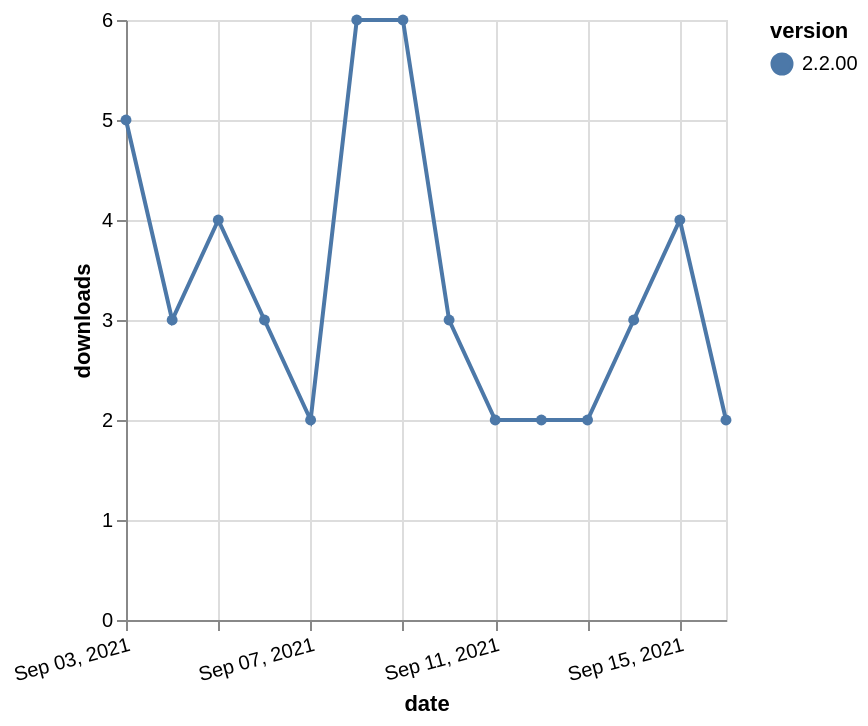

Vega-Lite specification stored for this chart:
### Vega-Lite specification from a JSON file in a GitHub repository (floating-point values rounded to 4 significant figures)
{"$schema": "https://vega.github.io/schema/vega-lite/v5.json", "description": "A simple bar chart with embedded data.", "data": {"values": [{"date": "2021-09-03", "total": 3055, "delta": 5, "version": "2.2.00"}, {"date": "2021-09-04", "total": 3058, "delta": 3, "version": "2.2.00"}, {"date": "2021-09-05", "total": 3062, "delta": 4, "version": "2.2.00"}, {"date": "2021-09-06", "total": 3065, "delta": 3, "version": "2.2.00"}, {"date": "2021-09-07", "total": 3067, "delta": 2, "version": "2.2.00"}, {"date": "2021-09-08", "total": 3073, "delta": 6, "version": "2.2.00"}, {"date": "2021-09-09", "total": 3079, "delta": 6, "version": "2.2.00"}, {"date": "2021-09-10", "total": 3082, "delta": 3, "version": "2.2.00"}, {"date": "2021-09-11", "total": 3084, "delta": 2, "version": "2.2.00"}, {"date": "2021-09-12", "total": 3086, "delta": 2, "version": "2.2.00"}, {"date": "2021-09-13", "total": 3088, "delta": 2, "version": "2.2.00"}, {"date": "2021-09-14", "total": 3091, "delta": 3, "version": "2.2.00"}, {"date": "2021-09-15", "total": 3095, "delta": 4, "version": "2.2.00"}, {"date": "2021-09-16", "total": 3097, "delta": 2, "version": "2.2.00"}]}, "width": "container", "mark": {"type": "line", "point": {"filled": true}}, "encoding": {"x": {"field": "date", "type": "temporal", "timeUnit": "yearmonthdate", "title": "date", "axis": {"labelAngle": -15}}, "y": {"field": "delta", "type": "quantitative", "title": "downloads"}, "color": {"field": "version", "type": "nominal"}, "tooltip": {"field": "delta"}}}
